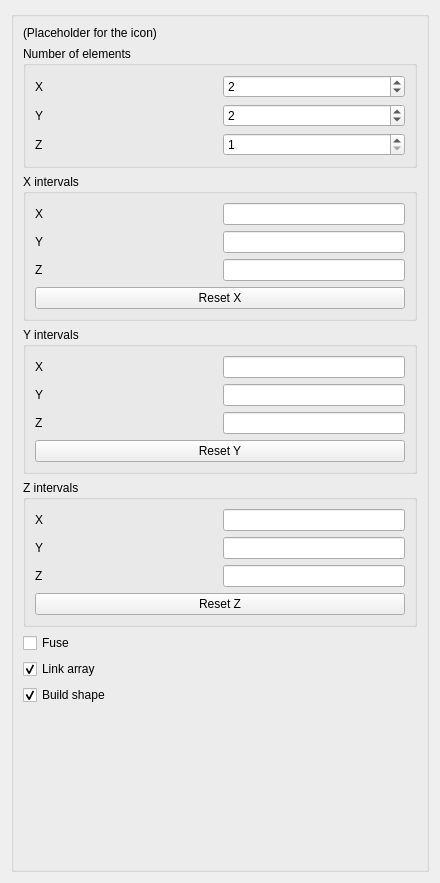
<?xml version="1.0" encoding="UTF-8"?>
<ui version="4.0">
 <class>DraftOrthoArrayTaskPanel</class>
 <widget class="QWidget" name="DraftOrthoArrayTaskPanel">
  <property name="geometry">
   <rect>
    <x>0</x>
    <y>0</y>
    <width>440</width>
    <height>883</height>
   </rect>
  </property>
  <property name="sizePolicy">
   <sizepolicy hsizetype="Preferred" vsizetype="Expanding">
    <horstretch>0</horstretch>
    <verstretch>0</verstretch>
   </sizepolicy>
  </property>
  <property name="minimumSize">
   <size>
    <width>250</width>
    <height>0</height>
   </size>
  </property>
  <property name="windowTitle">
   <string>Orthogonal array</string>
  </property>
  <layout class="QGridLayout" name="gridLayout_3">
   <item row="1" column="0">
    <widget class="QGroupBox" name="main_group">
     <property name="sizePolicy">
      <sizepolicy hsizetype="Preferred" vsizetype="Minimum">
       <horstretch>0</horstretch>
       <verstretch>0</verstretch>
      </sizepolicy>
     </property>
     <property name="title">
      <string/>
     </property>
     <layout class="QGridLayout" name="gridLayout_4">
      <item row="0" column="0">
       <widget class="QLabel" name="label_icon">
        <property name="text">
         <string>(Placeholder for the icon)</string>
        </property>
       </widget>
      </item>
      <item row="1" column="0">
       <widget class="QGroupBox" name="group_copies">
        <property name="toolTip">
         <string>Number of elements in the array in the specified direction, including a copy of the original object.
The number must be at least 1 in each direction.</string>
        </property>
        <property name="title">
         <string>Number of elements</string>
        </property>
        <layout class="QGridLayout" name="gridLayout_5">
         <item row="0" column="0">
          <layout class="QGridLayout" name="grid_number">
           <item row="0" column="0">
            <widget class="QLabel" name="label_n_X">
             <property name="text">
              <string>X</string>
             </property>
            </widget>
           </item>
           <item row="0" column="1">
            <widget class="QSpinBox" name="spinbox_n_X">
             <property name="minimum">
              <number>1</number>
             </property>
             <property name="maximum">
              <number>1000000</number>
             </property>
             <property name="value">
              <number>2</number>
             </property>
            </widget>
           </item>
           <item row="1" column="0">
            <widget class="QLabel" name="label_n_Y">
             <property name="text">
              <string>Y</string>
             </property>
            </widget>
           </item>
           <item row="1" column="1">
            <widget class="QSpinBox" name="spinbox_n_Y">
             <property name="minimum">
              <number>1</number>
             </property>
             <property name="maximum">
              <number>1000000</number>
             </property>
             <property name="value">
              <number>2</number>
             </property>
            </widget>
           </item>
           <item row="2" column="0">
            <widget class="QLabel" name="label_n_Z">
             <property name="text">
              <string>Z</string>
             </property>
            </widget>
           </item>
           <item row="2" column="1">
            <widget class="QSpinBox" name="spinbox_n_Z">
             <property name="minimum">
              <number>1</number>
             </property>
             <property name="maximum">
              <number>1000000</number>
             </property>
             <property name="value">
              <number>1</number>
             </property>
            </widget>
           </item>
          </layout>
         </item>
        </layout>
       </widget>
      </item>
     <item row="4" column="0">
       <widget class="QGroupBox" name="group_X">
        <property name="toolTip">
         <string>Distance between the elements in the X direction.
Normally, only the X value is necessary; the other two values can give an additional shift in their respective directions.
Negative values will result in copies produced in the negative direction.</string>
        </property>
        <property name="title">
         <string>X intervals</string>
        </property>
        <layout class="QGridLayout" name="gridLayout_2">
         <item row="0" column="0">
          <layout class="QGridLayout" name="grid_X">
           <item row="0" column="0">
            <widget class="QLabel" name="label_X_x">
             <property name="text">
              <string>X</string>
             </property>
            </widget>
           </item>
           <item row="0" column="1">
            <widget class="Gui::InputField" name="input_X_x">
             <property name="sizePolicy">
              <sizepolicy hsizetype="Preferred" vsizetype="Fixed">
               <horstretch>0</horstretch>
               <verstretch>0</verstretch>
              </sizepolicy>
             </property>
             <property name="unit" stdset="0">
              <string notr="true"/>
             </property>
             <property name="quantity" stdset="0">
              <double>100.000000000000000</double>
             </property>
            </widget>
           </item>
           <item row="1" column="0">
            <widget class="QLabel" name="label_X_y">
             <property name="text">
              <string>Y</string>
             </property>
            </widget>
           </item>
          <item row="1" column="1">
            <widget class="Gui::InputField" name="input_X_y">
             <property name="sizePolicy">
              <sizepolicy hsizetype="Preferred" vsizetype="Fixed">
               <horstretch>0</horstretch>
               <verstretch>0</verstretch>
              </sizepolicy>
             </property>
             <property name="unit" stdset="0">
              <string notr="true"/>
             </property>
            </widget>
           </item>
           <item row="2" column="0">
            <widget class="QLabel" name="label_X_z">
             <property name="text">
              <string>Z</string>
             </property>
            </widget>
           </item>
           <item row="2" column="1">
            <widget class="Gui::InputField" name="input_X_z">
             <property name="sizePolicy">
              <sizepolicy hsizetype="Preferred" vsizetype="Fixed">
               <horstretch>0</horstretch>
               <verstretch>0</verstretch>
              </sizepolicy>
             </property>
             <property name="unit" stdset="0">
              <string notr="true"/>
             </property>
            </widget>
           </item>
           </layout>
         </item>
         <item row="1" column="0">
          <widget class="QPushButton" name="button_reset_X">
           <property name="toolTip">
            <string>Reset the distances.</string>
           </property>
           <property name="text">
            <string>Reset X</string>
           </property>
          </widget>
         </item>
        </layout>
       </widget>
      </item>
      <item row="5" column="0">
       <widget class="QGroupBox" name="group_Y">
        <property name="toolTip">
         <string>Distance between the elements in the Y direction.
Normally, only the Y value is necessary; the other two values can give an additional shift in their respective directions.
Negative values will result in copies produced in the negative direction.</string>
        </property>
        <property name="title">
         <string>Y intervals</string>
        </property>
        <layout class="QGridLayout" name="gridLayout_6">
         <item row="0" column="0">
          <layout class="QGridLayout" name="grid_Y">
           <item row="0" column="0">
            <widget class="QLabel" name="label_Y_x">
             <property name="text">
              <string>X</string>
             </property>
            </widget>
           </item>
           <item row="0" column="1">
            <widget class="Gui::InputField" name="input_Y_x">
             <property name="sizePolicy">
              <sizepolicy hsizetype="Preferred" vsizetype="Fixed">
               <horstretch>0</horstretch>
               <verstretch>0</verstretch>
              </sizepolicy>
             </property>
             <property name="unit" stdset="0">
              <string notr="true"/>
             </property>
            </widget>
           </item>
           <item row="1" column="0">
            <widget class="QLabel" name="label_Y_y">
             <property name="text">
              <string>Y</string>
             </property>
            </widget>
           </item>
           <item row="1" column="1">
            <widget class="Gui::InputField" name="input_Y_y">
             <property name="sizePolicy">
              <sizepolicy hsizetype="Preferred" vsizetype="Fixed">
               <horstretch>0</horstretch>
               <verstretch>0</verstretch>
              </sizepolicy>
             </property>
             <property name="unit" stdset="0">
              <string notr="true"/>
             </property>
             <property name="quantity" stdset="0">
              <double>100.000000000000000</double>
             </property>
            </widget>
           </item>
           <item row="2" column="0">
            <widget class="QLabel" name="label_Y_z">
             <property name="text">
              <string>Z</string>
             </property>
            </widget>
           </item>
           <item row="2" column="1">
            <widget class="Gui::InputField" name="input_Y_z">
             <property name="sizePolicy">
              <sizepolicy hsizetype="Preferred" vsizetype="Fixed">
               <horstretch>0</horstretch>
               <verstretch>0</verstretch>
              </sizepolicy>
             </property>
             <property name="unit" stdset="0">
              <string notr="true"/>
             </property>
            </widget>
           </item>
          </layout>
         </item>
         <item row="1" column="0">
          <widget class="QPushButton" name="button_reset_Y">
           <property name="toolTip">
            <string>Reset the distances.</string>
           </property>
           <property name="text">
            <string>Reset Y</string>
           </property>
          </widget>
         </item>
        </layout>
       </widget>
      </item>
      <item row="6" column="0">
       <widget class="QGroupBox" name="group_Z">
        <property name="toolTip">
         <string>Distance between the elements in the Z direction.
Normally, only the Z value is necessary; the other two values can give an additional shift in their respective directions.
Negative values will result in copies produced in the negative direction.</string>
        </property>
        <property name="title">
         <string>Z intervals</string>
        </property>
        <layout class="QGridLayout" name="gridLayout">
         <item row="0" column="0">
          <layout class="QGridLayout" name="grid_Z">
           <item row="0" column="0">
            <widget class="QLabel" name="label_Z_x">
             <property name="text">
              <string>X</string>
             </property>
            </widget>
           </item>
           <item row="0" column="1">
            <widget class="Gui::InputField" name="input_Z_x">
             <property name="sizePolicy">
              <sizepolicy hsizetype="Preferred" vsizetype="Fixed">
               <horstretch>0</horstretch>
               <verstretch>0</verstretch>
              </sizepolicy>
             </property>
             <property name="unit" stdset="0">
              <string notr="true"/>
             </property>
            </widget>
           </item>
           <item row="1" column="0">
            <widget class="QLabel" name="label_Z_y">
             <property name="text">
              <string>Y</string>
             </property>
            </widget>
           </item>
           <item row="1" column="1">
            <widget class="Gui::InputField" name="input_Z_y">
             <property name="sizePolicy">
              <sizepolicy hsizetype="Preferred" vsizetype="Fixed">
               <horstretch>0</horstretch>
               <verstretch>0</verstretch>
              </sizepolicy>
             </property>
             <property name="unit" stdset="0">
              <string notr="true"/>
             </property>
            </widget>
           </item>
           <item row="2" column="0">
            <widget class="QLabel" name="label_Z_z">
             <property name="text">
              <string>Z</string>
             </property>
            </widget>
           </item>
           <item row="2" column="1">
            <widget class="Gui::InputField" name="input_Z_z">
             <property name="sizePolicy">
              <sizepolicy hsizetype="Preferred" vsizetype="Fixed">
               <horstretch>0</horstretch>
               <verstretch>0</verstretch>
              </sizepolicy>
             </property>
             <property name="unit" stdset="0">
              <string notr="true"/>
             </property>
             <property name="quantity" stdset="0">
              <double>100.000000000000000</double>
             </property>
            </widget>
           </item>
          </layout>
         </item>
         <item row="1" column="0">
          <widget class="QPushButton" name="button_reset_Z">
           <property name="toolTip">
            <string>Reset the distances.</string>
           </property>
           <property name="text">
            <string>Reset Z</string>
           </property>
          </widget>
         </item>
        </layout>
       </widget>
      </item>
      <item row="8" column="0">
       <layout class="QVBoxLayout" name="vertical_layout">
        <item>
         <widget class="QCheckBox" name="checkbox_fuse">
          <property name="toolTip">
           <string>If checked, the resulting objects in the array will be fused if they touch each other.
This only works if "Link array" is off.</string>
          </property>
          <property name="text">
           <string>Fuse</string>
          </property>
         </widget>
        </item>
        <item>
         <widget class="QCheckBox" name="checkbox_link">
          <property name="toolTip">
           <string>If checked, the resulting object will be a "Link array" instead of a regular array.
A Link array is more efficient when creating multiple copies, but it cannot be fused together.</string>
          </property>
          <property name="text">
           <string>Link array</string>
          </property>
          <property name="checked">
           <bool>true</bool>
          </property>
         </widget>
        </item>
        <item>
         <widget class="QCheckBox" name="checkbox_build_shape">
          <property name="toolTip">
           <string>Enable this option to build compound shape if 'Fuse' is disabled.
It is recommended to disable this option if you are using the array
for assembly purpose and not for further modeling, to make the
recomputation faster with complex shapes.</string>
          </property>
          <property name="text">
           <string>Build shape</string>
          </property>
          <property name="checked">
           <bool>true</bool>
          </property>
         </widget>
        </item>
       </layout>
      </item>
      <item row="11" column="0">
       <spacer name="verticalSpacer">
        <property name="orientation">
         <enum>Qt::Vertical</enum>
        </property>
        <property name="sizeHint" stdset="0">
         <size>
          <width>20</width>
          <height>40</height>
         </size>
        </property>
       </spacer>
      </item>
      </layout>
    </widget>
   </item>
  </layout>
 </widget>
 <customwidgets>
  <customwidget>
   <class>Gui::InputField</class>
   <extends>QLineEdit</extends>
   <header>Gui/InputField.h</header>
  </customwidget>
 </customwidgets>
 <tabstops>
  <tabstop>spinbox_n_X</tabstop>
  <tabstop>spinbox_n_Y</tabstop>
  <tabstop>spinbox_n_Z</tabstop>
  <tabstop>input_X_x</tabstop>
  <tabstop>input_X_y</tabstop>
  <tabstop>input_X_z</tabstop>
  <tabstop>button_reset_X</tabstop>
  <tabstop>input_Y_x</tabstop>
  <tabstop>input_Y_y</tabstop>
  <tabstop>input_Y_z</tabstop>
  <tabstop>button_reset_Y</tabstop>
  <tabstop>input_Z_x</tabstop>
  <tabstop>input_Z_y</tabstop>
  <tabstop>input_Z_z</tabstop>
  <tabstop>button_reset_Z</tabstop>
  <tabstop>checkbox_fuse</tabstop>
  <tabstop>checkbox_link</tabstop>
 </tabstops>
 <resources/>
 <connections/>
</ui>
